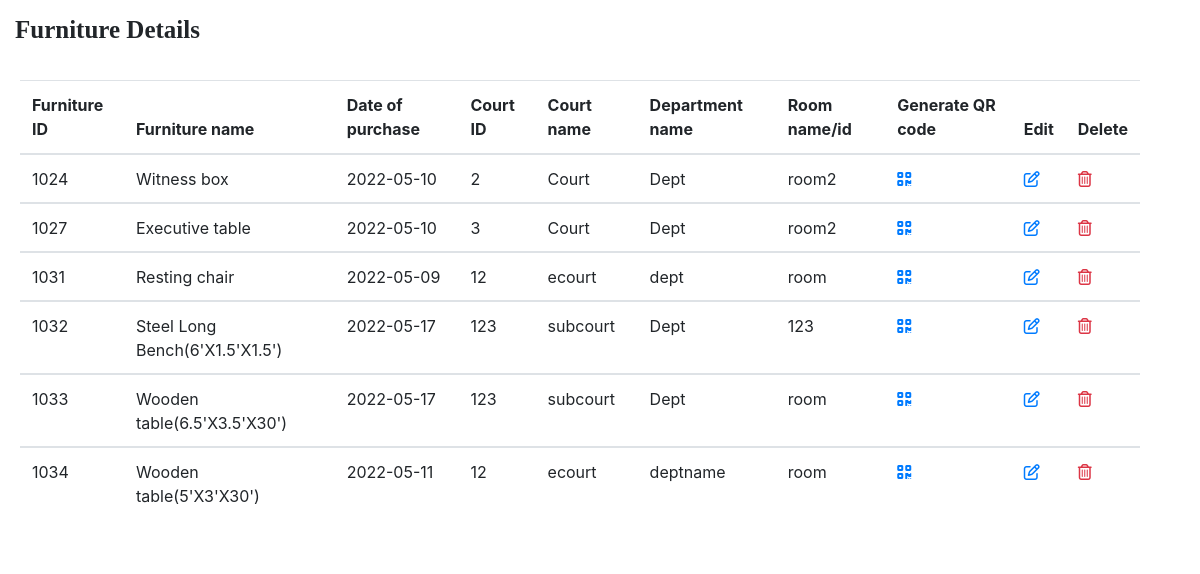
/furniture_details_display.php, run on the app's committed database.
### tables this page shows
CREATE TABLE `furniture_details` (
  `furniture_id` int(100) NOT NULL,
  `furniture_name` varchar(100) NOT NULL,
  `date_of_purchase` date NOT NULL,
  `court_id` int(30) NOT NULL,
  `court_name` varchar(100) NOT NULL,
  `department_name` varchar(100) NOT NULL,
  `room_id` varchar(30) NOT NULL
);

### furniture_details_display.php (the view, shortened to what this page needs)
<?php
require_once "db.php";
$query = "SELECT * FROM furniture_details";
$result = mysqli_query($conn, $query);
?>
<!DOCTYPE html>
<html lang="en">
<head>
  <link rel="stylesheet" href="https://cdn.jsdelivr.net/npm/bootstrap@4.6.1/dist/css/bootstrap.min.css">
</head>
<body>
<h2>Furniture Details</h2>
<div class="container">
  <table class="table table-hover">
    <thead>
  <tr>
    <th>Furniture ID</th>
    <th>Furniture name</th>
    <th>Date of purchase</th>
    <th>Court ID</th>
    <th>Court name</th>
    <th>Department name</th>
    <th>Room name/id</th>
    <th>Generate QR code</th>
    <th>Edit</th>
    <th>Delete</th>
  </tr>
   </thead>
<?php
if (mysqli_num_rows($result) > 0) {
  $sn=1;
  while($data = mysqli_fetch_assoc($result)) {
 ?>
  <tbody>
 <tr>
   <td><?php echo $data['furniture_id']; ?> </td>
   <td><?php echo $data['furniture_name']; ?> </td>
   <td><?php echo $data['date_of_purchase']; ?> </td>
   <td><?php echo $data['court_id']; ?> </td>
   <td><?php echo $data['court_name']; ?> </td>
   <td><?php echo $data['department_name']; ?> </td>
   <td><?php echo $data['room_id']; ?> </td>
   <td><a href="furniture_details_barcode.php?furniture_id=<?php echo $data["furniture_id"]; ?>?furniture_name=<?php echo $data["furniture_name"]; ?>"><i class="fa fa-qrcode"></i></td>
   <td><a href="furniture_details_update.php?furniture_id=<?php echo $data["furniture_id"]; ?>"><i class=' far fa-edit'></i></td>
   <td><a class="text-danger delete" href="furniture_details_delete.php?furniture_id=<?php echo $data["furniture_id"]; ?>?furniture_name=<?php echo $data["furniture_name"]; ?>"><i class='far fa-trash-alt'></i></td>
 </tbody>
 </div>
 <?php
  $sn++;}} else { ?>
    <tr>
     <td colspan="8">No data found</td>
    </tr>
 <?php } ?>
 </body>
 </html>

### furniture_details_display.php (style rules this page uses)
* { box-sizing: border-box; }
.container { margin-top: 25px; border-radius: 10px; background-color: white; padding: 10px 10px; margin-left:10px; }
h2 { margin-top:15px; margin-left:15px; font-family: Georgia, serif; font-size:25px; font-weight:bolder; }

### data on the page
furniture_details: furniture_id "1024", furniture_name "Witness box", date_of_purchase "2022-05-10", court "2", court_name "Court", department_name "Dept", room "room2"
furniture_details: furniture_id "1027", furniture_name "Executive table", date_of_purchase "2022-05-10", court "3", court_name "Court", department_name "Dept", room "room2"
furniture_details: furniture_id "1031", furniture_name "Resting chair", date_of_purchase "2022-05-09", court "12", court_name "ecourt", department_name "dept", room "room"
furniture_details: furniture_id "1032", furniture_name "Steel Long Bench(6'X1.5'X1.5')", date_of_purchase "2022-05-17", court "123", court_name "subcourt", department_name "Dept", room "123"
furniture_details: furniture_id "1033", furniture_name "Wooden table(6.5'X3.5'X30')", date_of_purchase "2022-05-17", court "123", court_name "subcourt", department_name "Dept", room "room"
furniture_details: furniture_id "1034", furniture_name "Wooden table(5'X3'X30')", date_of_purchase "2022-05-11", court "12", court_name "ecourt", department_name "deptname", room "room"
